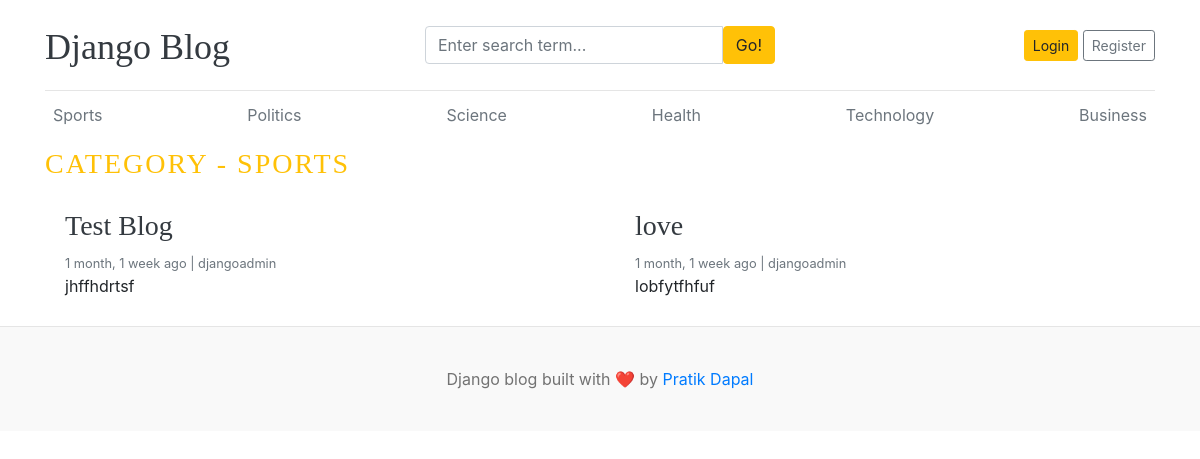
Page /category/1/ on the committed database.
### blogs/models.py (models this page shows, shortened)
class Category(models.Model):
    category_name = models.CharField(max_length=50, unique=True)
    created_at = models.DateTimeField(auto_now_add=True)
    updated_at = models.DateTimeField(auto_now=True)
    class Meta:
        verbose_name_plural= 'categories'
    def __str__(self):
        return self.category_name

class Blog(models.Model):
    title = models.CharField(max_length=100)
    slug = models.SlugField(max_length=150, unique=True, blank=True)
    category = models.ForeignKey(Category, on_delete=models.CASCADE)
    author = models.ForeignKey(User, on_delete=models.CASCADE)
    featured_image = models.ImageField(upload_to='uploads/%Y/%m/%d')
    short_description = models.TextField(max_length=500)
    blog_body = models.TextField(max_length=2000)
    status = models.CharField(max_length=20, choices=STATUS_CHOICES ,default="Drafts")
    is_featured = models.BooleanField(default=False)
    created_at = models.DateTimeField(auto_now_add=True)
    updated_at = models.DateTimeField(auto_now=True)

### blogs/views.py (the view)
# urls.py: path('<int:category_id>/', views.posts_by_category, name='posts_by_category'),
def posts_by_category(request, category_id):
    posts = Blog.objects.filter(status='Published', category=category_id)
    category = get_object_or_404(Category, pk=category_id)
    context = {
        'posts': posts,
        'category': category,
    }
    return render(request,'posts_by_category.html', context)

### blogs/context_processors.py (called while the page is built)
def get_categories(request):
    categories = Category.objects.all()
    return dict(categories=categories)

def get_social_links(request):
    social_links = SocialLink.objects.all()
    return dict(social_links=social_links)

### templates/posts_by_category.html (shortened to what this page needs)
{% extends "base.html" %}
{% block content%}
  <h3 class="text-uppercase text-warning" style="letter-spacing: 2px;">Category - {{category}}</h3>
  <div class="row mb-2">
    {% if posts %}
    {% for post in posts %}
    <div class="col-md-6">
      <div class="card border-0" >
        <div class="card-body">
          <h3><a href="{%  url 'blogs' post.slug %}" class="text-dark">{{ post.title}}</a></h3>
          <small class="mb-1 text-muted">{{post.created_at | timesince}} ago | {{post.author}}</small>
          <p class="card-text">{{ post.short_description | truncatewords:25}}</p>
        </div>
      </div>
    </div>
     {% endfor %}
     {% else %}
     <p>NO POST FOUND</p>
     {% endif %}
  </div>
</div>
{% endblock %}

### templates/base.html (shortened to what this page needs)
{% load static%}
<!DOCTYPE html>
<html lang="en">
<head>
    <link href="https://getbootstrap.com/docs/4.0/dist/css/bootstrap.min.css" rel="stylesheet">
    <link href="{% static 'css/blog.css'%}" rel="stylesheet">
    <link rel="stylesheet" href="https://cdnjs.cloudflare.com/ajax/libs/font-awesome/4.7.0/css/font-awesome.min.css">
  </head>
<body>
    <div class="container">
      <header class="blog-header py-3">
        <div class="row flex-nowrap justify-content-between align-items-center">
          <div class="col-4 pt-1">
            <a class="blog-header-logo text-dark" href="/">Django Blog</a>
          </div>
          <div class="col-4">
            <form action="{% url "search" %}" method="GET">
              <div class="input-group">
                <input class="form-control" type="text" name="keyword" value="{{ keyword }}" placeholder="Enter search term..." aria-label="Enter search term...">
                <button type="submit" class="btn btn-warning" id="button-search" type="button">Go!</button>
              </div>
            </form>
          </div>
          <div class="col-4 d-flex justify-content-end align-items-center">
            {% if not user.is_authenticated %}
            <a class="btn btn-sm btn-warning" href="{% url 'login' %}">Login</a> &nbsp;
            <a class="btn btn-sm btn-outline-secondary" href="{% url 'register' %}">Register</a>
            {% else %}
            <span><a href="{% url 'dashboard' %}">Dashboard</a></span>
            &emsp;
            <span><a href="{% url 'logout' %}">Logout</span>
            {% endif %}
          </div>
        </div>
      </header>
      <div class="nav-scroller py-1 mb-2">
        <nav class="nav d-flex justify-content-between">
          {% for cat in categories %}
          <a class="p-2 text-muted" href="{% url 'posts_by_category' cat.id %}">{{ cat.category_name}}</a>
          {% endfor %}
        </nav>
      </div>
{% block content%}
{% endblock %}
<footer class="blog-footer">
  <p>Django blog built with ❤️ by <a href="#">Pratik Dapal</a></p>
</footer>
</body>
</html>

### blog_main/static/css/blog.css (style rules this page uses)
.blog-header { border-bottom: 1px solid #e5e5e5; }
.blog-header-logo { font-family: "Playfair Display", Georgia, "Times New Roman", serif; font-size: 2.25rem; }
h1, h2, h3, h4, h5, h6 { font-family: "Playfair Display", Georgia, "Times New Roman", serif; }
.blog-footer { padding: 2.5rem 0; color: #727272; text-align: center; background-color: #f9f9f9; border-top: .05rem solid #e5e5e5; }
.blog-footer p:last-child { margin-bottom: 0; }

### rows in the picture
Category: category_name "Sports", category_name "SPORTS"
Category: category_name "Politics"
Category: category_name "Science"
Category: category_name "Health"
Category: category_name "Technology"
Category: category_name "Business"
Blog: title "Test Blog", created_at "1 month, 1 week", author "djangoadmin", short_description "jhffhdrtsf"
Blog: title "love", created_at "1 month, 1 week", author "djangoadmin", short_description "lobfytfhfuf"
